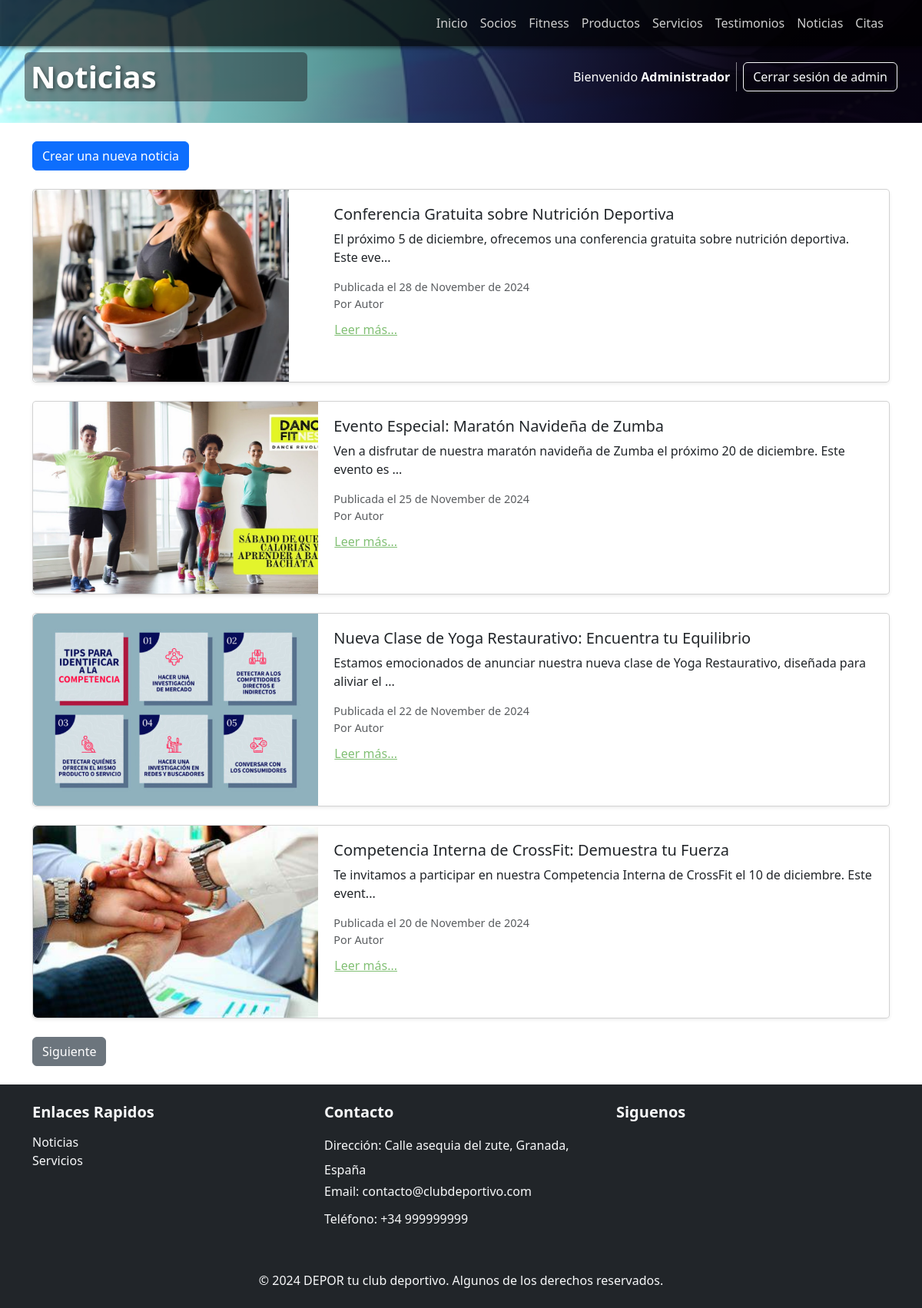
The app's page /noticias/index.php (signed in) with its own data.
### tables this page shows
CREATE TABLE `noticia` (
  `id` int(11) NOT NULL,
  `titulo` varchar(100) NOT NULL,
  `contenido` text NOT NULL,
  `imagen` varchar(100) DEFAULT NULL,
  `fecha_publicacion` date NOT NULL
);

### config/init.php (called while the page is built, shortened)
<?php
if (isset($_SESSION['tipo_usuario'])) {
    if ($_SESSION['tipo_usuario'] == 'admin') {
        $ADMIN = true;
    } else if ($_SESSION['tipo_usuario'] == 'socio') {
        $SOCIO = true;
    }
} else {
    $ANONIMO = true;
}
?>

### funciones/funcionesNoticias.php (called while the page is built, shortened)
<?php
    function obtenerNoticiasPaginadas($conexion, $paginaActual, $noticiasPorPagina) {
        $offset = ($paginaActual - 1) * $noticiasPorPagina;
        $fechaActual = date('Y-m-d');
        $sentencia = "SELECT * FROM noticia
                      WHERE fecha_publicacion <= ?
                      ORDER BY fecha_publicacion DESC
                      LIMIT ? OFFSET ?";
        $consulta = $conexion->prepare($sentencia);
        $consulta->bind_param('sii', $fechaActual, $noticiasPorPagina, $offset);
        if ($consulta->execute() === false) {
            die("Error en la ejecución de la consulta: " . $consulta->error);
        }
        $id = $titulo = $contenido = $imagen = $fecha_publicacion = null;
        $consulta->bind_result($id, $titulo, $contenido, $imagen, $fecha_publicacion);
        $noticias = array();
        while ($consulta->fetch()) {
            $noticias[] = array(
                'id' => $id,
                'titulo' => $titulo,
                'contenido' => $contenido,
                'imagen' => $imagen,
                'fecha_publicacion' => $fecha_publicacion
            );
        }
        return $noticias;
    }
    function totalNoticias($conexion) {
        $fechaActual = date('Y-m-d');
        $sentencia = "SELECT count(*) FROM noticia WHERE fecha_publicacion <= ?";
        $consulta = $conexion->prepare($sentencia);
        $consulta->bind_param('s', $fechaActual);
        if ($consulta->execute() === false) {
            die("Error en la ejecución de la consulta: " . $consulta->error);
        }
        $totalNoticias=0;
        $consulta->bind_result($totalNoticias);
        return $totalNoticias;
    }
?>

### noticias/index.php (the view, shortened to what this page needs)
<?php
    require_once "../config/init.php";
    require_once "../funciones/funcionesNoticias.php";
?>
<!DOCTYPE html>
<html lang="en">
<head>
    <link href="https://cdn.jsdelivr.net/npm/bootstrap@5.3.3/dist/css/bootstrap.min.css" rel="stylesheet">
    <link rel="stylesheet" href="../assets/css/otros.css">
</head>
<body>
    <?php
        require_once "../requires/cabecera.php"
    ?>
    <main>
        <section class="container py-4 seccion_noticias">
            <?php if ($ADMIN) { ?>
                <a href="agregar.php" class="btn btn-primary mb-4">Crear una nueva noticia</a>
            <?php } ?>
            <?php
                $xNoticiasPorPagina = 4;
                if(isset($_GET['pagina'])){
                    $paginaActual =(int)$_GET['pagina'];
                }else{
                    $paginaActual = 1;
                }
                $totalNoticias = totalNoticias($conexion);
                $totalPaginas = (int)($totalNoticias / $xNoticiasPorPagina);
                if ($totalNoticias % $xNoticiasPorPagina > 0) {
                    $totalPaginas++;
                }
                $noticias = obtenerNoticiasPaginadas($conexion, $paginaActual, $xNoticiasPorPagina);
                foreach ($noticias as $noticia) {
                    echo '<div class="noticia card mb-4 shadow-sm">';
                    echo '<div class="row g-0">';
                        echo "<div class='noticia-img col-md-4'>";
                        echo "<img src='../{$noticia['imagen']}' class='img-fluid rounded-start' alt='Noticia'>";
                        echo "</div>";
                        echo '<div class="noticia-contenido col-md-8">';
                        echo '<div class="card-body">';
                            echo "<h5 class='card-title'>{$noticia['titulo']}</h5>";
                            echo "<p class='card-text'>" . substr($noticia['contenido'], 0, 100) . "...</p>";
                            echo "<p class='fecha text-muted'>Publicada el " . date('d \d\e F \d\e Y', strtotime($noticia['fecha_publicacion'])) . "</p>";
                            echo "<p class='autor text-muted'>Por Autor</p>";
                            echo '<a href="ver.php?id=' . $noticia['id'] . '"  class="btn btn-link">Leer más...</a>';
                        echo '</div>';
                        echo '</div>';
                    echo '</div>';
                    echo '</div>';
                }
                echo '<div class="d-flex justify-content-between mt-4">';
                if ($paginaActual < $totalPaginas) {
                    echo '<a href="?pagina=' . ($paginaActual + 1) . '" class="btn btn-secondary">Siguiente</a>';
                }
                echo '</div>';
            ?>
        </section>
    </main>
    <?php
        include('../requires/footer.php');
    ?>
</body>
</html>

### assets/css/otros.css (style rules this page uses)
body { margin: 0; padding: 0; }
section { padding: 40px 140px; }
.noticia { margin-bottom: 20px; padding: 0; border-radius: 5px; box-shadow: 0 4px 8px rgba(0, 0, 0, 0.2); overflow: hidden; }
.noticia-img img { height: 250px; object-fit: cover; }
.noticia-contenido .card-body { padding: 20px; }
.noticia-contenido .fecha, .noticia-contenido .autor { color: gray; margin: 0; font-size: 0.9rem; }
.noticia-contenido a { color: rgb(130, 192, 117); display: inline-block; padding: 10px 0; }

### records on screen
noticia: imagen (picture), titulo "Conferencia Gratuita sobre Nutrición Deportiva", contenido "El próximo 5 de diciembre, ofrecemos una conferencia gratuita sobre nutrición deportiva. Este eve", fecha_publicacion "28 de November de 2024"
noticia: imagen (picture), titulo "Evento Especial: Maratón Navideña de Zumba", contenido "Ven a disfrutar de nuestra maratón navideña de Zumba el próximo 20 de diciembre. Este evento es", fecha_publicacion "25 de November de 2024"
noticia: imagen (picture), titulo "Nueva Clase de Yoga Restaurativo: Encuentra tu Equilibrio", contenido "Estamos emocionados de anunciar nuestra nueva clase de Yoga Restaurativo, diseñada para aliviar el", fecha_publicacion "22 de November de 2024"
noticia: imagen (picture), titulo "Competencia Interna de CrossFit: Demuestra tu Fuerza", contenido "Te invitamos a participar en nuestra Competencia Interna de CrossFit el 10 de diciembre. Este event", fecha_publicacion "20 de November de 2024"

### other values on screen
$titulo "Noticias"
$_SESSION['nombre'] "Administrador"
$_SESSION['tipo_usuario'] "admin"
